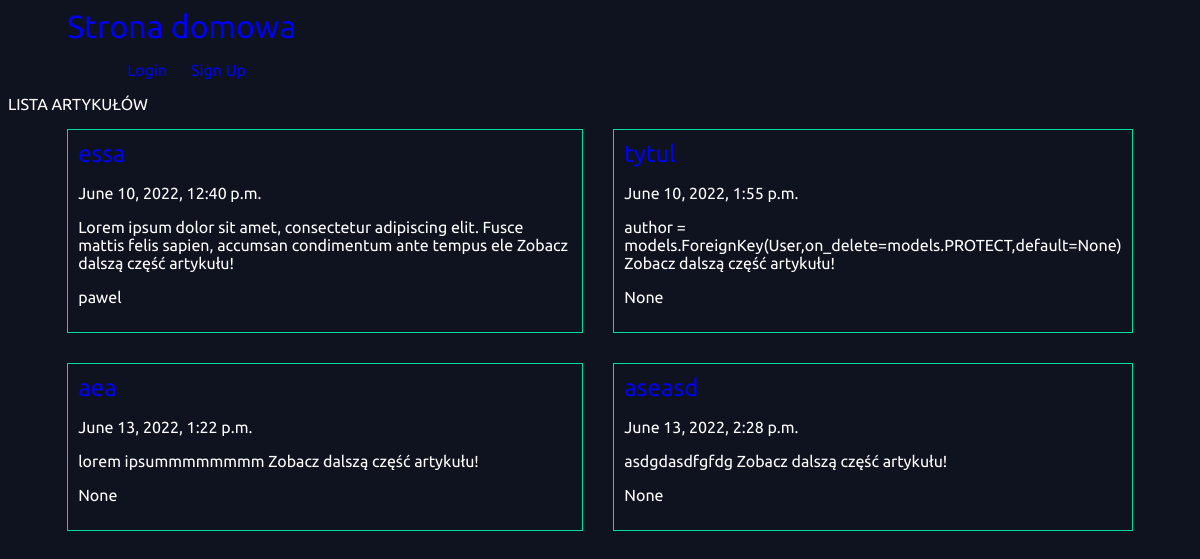
The page / on the database its author committed.
### articles/models.py (models this page shows, shortened)
class Article(models.Model):
    title = models.CharField(max_length=100)
    slug = models.SlugField()
    body = models.TextField()
    date = models.DateTimeField(auto_now_add=True)
    author = models.ForeignKey(User, default=None, blank=True, null=True, on_delete=models.CASCADE)
    def snippet(self):
        return self.body[:120] + "     Zobacz dalszą część artykułu!"

### articles/views.py (the view)
# urls.py: path('', article_views.articles_list),
def articles_list(request):
    articles = Article.objects.all().order_by('date')
    return render(request, "articles/articles_list.html", {'articles': articles})

### articles/templates/articles/articles_list.html
{% extends 'base_layout.html' %}
{% block content %}
    <p>LISTA ARTYKUŁÓW</p>
        <div class = "articles">
            {% for article in articles %}
                <div class="article">
                    <h2><a href="{% url 'articles:detail' article.slug %}"> {{ article.title }}</a> </h2>
                    <p> {{article.date }}</p>
                    <p> {{article.snippet }}</p>
                    <p> {{article.author }}</p>
                </div>
            {% endfor %}
        </div>
{% endblock %}

### assets/styles.css (style rules this page uses)
body { background-color: #0f121f; color: white; font-family: 'Ubuntu'; }
body * { font-family: 'Ubuntu'; }
h1,h2,h3,h4,h5 { font-weight: normal; margin: 0; color: white; }
a, a:hover, a:visited { text-decoration: none; }
.articles { max-width: 90%; margin: 0 auto; display: grid; grid-template-columns: 1fr 1fr ; grid-gap: 30px; }
.article { padding: 10px; border: 1px solid #00dba0; }

### rows shown on the page
Article: date "June 10, 2022, 12:40 p.m.", snippet "Lorem ipsum dolor sit amet, consectetur adipiscing elit. Fusce mattis felis sapien, accumsan condimentum ante tempus ele Zobacz dalszą część artykułu!", author "pawel"
Article: date "June 10, 2022, 1:55 p.m.", snippet "author = models.ForeignKey(User,on_delete=models.PROTECT,default=None) Zobacz dalszą część artykułu!", author "None"
Article: date "June 13, 2022, 1:22 p.m.", snippet "lorem ipsummmmmmmm Zobacz dalszą część artykułu!", author "None"
Article: date "June 13, 2022, 2:28 p.m.", snippet "asdgdasdfgfdg Zobacz dalszą część artykułu!", author "None"
